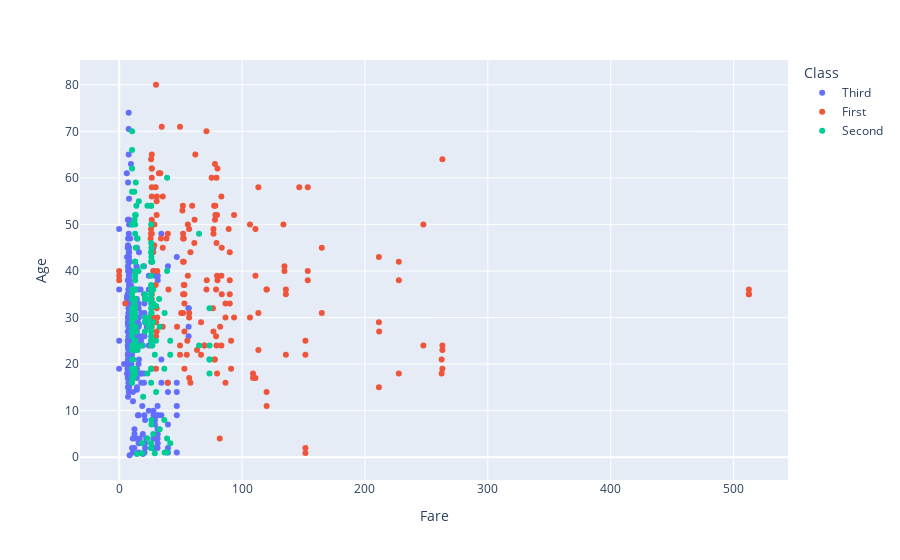
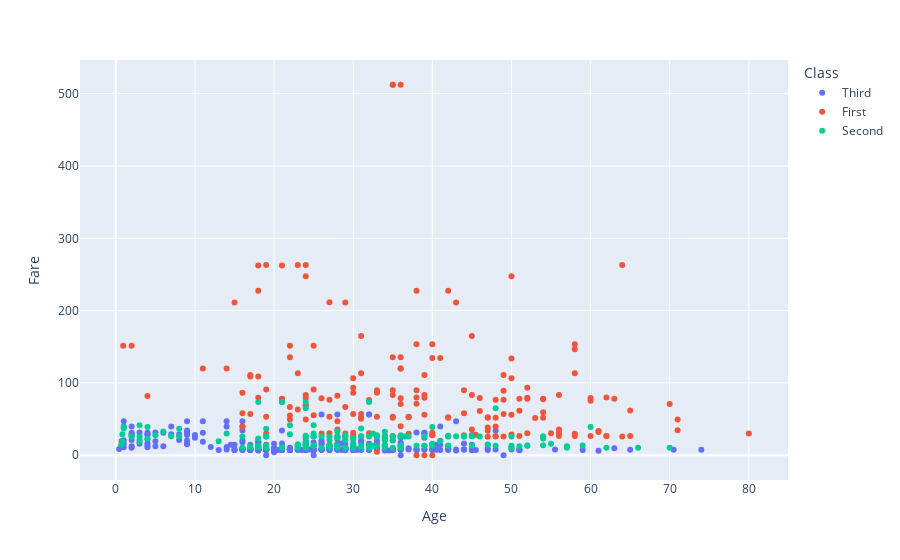

Notebook code for these charts, in order:
### Markdown cell above
10. Create a scatter plot of 'Age' vs 'Fare' with the marker colours grouped by 'Class' values

### Code cell
# Create scatter plot
figt = px.scatter(dft, x="Fare", y="Age", color="Class")
figt2 = px.scatter(dft, x="Age", y="Fare", color="Class")
figt.show()
figt2.show()

### Figure 1 — Plotly figure (JSON) as saved in the notebook; plotly's stock layout.template omitted (floating-point values rounded to 4 significant figures; data arrays with more than 128 entries replaced by an {"elided": "..."} marker saying what was removed)
{"data": [{"hovertemplate": "Class=Third<br>Fare=%{x}<br>Age=%{y}<extra></extra>", "legendgroup": "Third", "marker": {"color": "#636efa", "symbol": "circle"}, "mode": "markers", "name": "Third", "orientation": "v", "showlegend": true, "type": "scatter", "x": {"elided": "491 float values"}, "xaxis": "x", "y": {"elided": "491 float values"}, "yaxis": "y"}, {"hovertemplate": "Class=First<br>Fare=%{x}<br>Age=%{y}<extra></extra>", "legendgroup": "First", "marker": {"color": "#EF553B", "symbol": "circle"}, "mode": "markers", "name": "First", "orientation": "v", "showlegend": true, "type": "scatter", "x": {"elided": "216 float values"}, "xaxis": "x", "y": {"elided": "216 float values"}, "yaxis": "y"}, {"hovertemplate": "Class=Second<br>Fare=%{x}<br>Age=%{y}<extra></extra>", "legendgroup": "Second", "marker": {"color": "#00cc96", "symbol": "circle"}, "mode": "markers", "name": "Second", "orientation": "v", "showlegend": true, "type": "scatter", "x": {"elided": "184 float values"}, "xaxis": "x", "y": {"elided": "184 float values"}, "yaxis": "y"}], "layout": {"legend": {"title": {"text": "Class"}, "tracegroupgap": 0}, "margin": {"t": 60}, "xaxis": {"anchor": "y", "domain": [0, 1], "title": {"text": "Fare"}}, "yaxis": {"anchor": "x", "domain": [0, 1], "title": {"text": "Age"}}}}

### Figure 2 — Plotly figure (JSON) as saved in the notebook; plotly's stock layout.template omitted (floating-point values rounded to 4 significant figures; data arrays with more than 128 entries replaced by an {"elided": "..."} marker saying what was removed)
{"data": [{"hovertemplate": "Class=Third<br>Age=%{x}<br>Fare=%{y}<extra></extra>", "legendgroup": "Third", "marker": {"color": "#636efa", "symbol": "circle"}, "mode": "markers", "name": "Third", "orientation": "v", "showlegend": true, "type": "scatter", "x": {"elided": "491 float values"}, "xaxis": "x", "y": {"elided": "491 float values"}, "yaxis": "y"}, {"hovertemplate": "Class=First<br>Age=%{x}<br>Fare=%{y}<extra></extra>", "legendgroup": "First", "marker": {"color": "#EF553B", "symbol": "circle"}, "mode": "markers", "name": "First", "orientation": "v", "showlegend": true, "type": "scatter", "x": {"elided": "216 float values"}, "xaxis": "x", "y": {"elided": "216 float values"}, "yaxis": "y"}, {"hovertemplate": "Class=Second<br>Age=%{x}<br>Fare=%{y}<extra></extra>", "legendgroup": "Second", "marker": {"color": "#00cc96", "symbol": "circle"}, "mode": "markers", "name": "Second", "orientation": "v", "showlegend": true, "type": "scatter", "x": {"elided": "184 float values"}, "xaxis": "x", "y": {"elided": "184 float values"}, "yaxis": "y"}], "layout": {"legend": {"title": {"text": "Class"}, "tracegroupgap": 0}, "margin": {"t": 60}, "xaxis": {"anchor": "y", "domain": [0, 1], "title": {"text": "Age"}}, "yaxis": {"anchor": "x", "domain": [0, 1], "title": {"text": "Fare"}}}}
